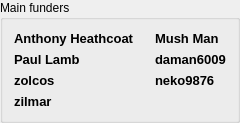
       <widget class="QGroupBox" name="groupBox_2">
        <property name="sizePolicy">
         <sizepolicy hsizetype="Expanding" vsizetype="Preferred">
          <horstretch>0</horstretch>
          <verstretch>0</verstretch>
         </sizepolicy>
        </property>
        <property name="title">
         <string>Main funders</string>
        </property>
        <layout class="QGridLayout" name="gridLayout_2">
         <property name="horizontalSpacing">
          <number>20</number>
         </property>
         <item row="0" column="0">
          <widget class="QLabel" name="label_5">
           <property name="sizePolicy">
            <sizepolicy hsizetype="Minimum" vsizetype="Preferred">
             <horstretch>0</horstretch>
             <verstretch>0</verstretch>
            </sizepolicy>
           </property>
           <property name="font">
            <font>
             <pointsize>10</pointsize>
             <weight>75</weight>
             <bold>true</bold>
            </font>
           </property>
           <property name="text">
            <string>Anthony Heathcoat</string>
           </property>
          </widget>
         </item>
         <item row="1" column="0">
          <widget class="QLabel" name="label_7">
           <property name="sizePolicy">
            <sizepolicy hsizetype="Minimum" vsizetype="Preferred">
             <horstretch>0</horstretch>
             <verstretch>0</verstretch>
            </sizepolicy>
           </property>
           <property name="font">
            <font>
             <pointsize>10</pointsize>
             <weight>75</weight>
             <bold>true</bold>
            </font>
           </property>
           <property name="text">
            <string>Paul Lamb</string>
           </property>
          </widget>
         </item>
         <item row="1" column="1">
          <widget class="QLabel" name="label_8">
           <property name="font">
            <font>
             <pointsize>10</pointsize>
             <weight>75</weight>
             <bold>true</bold>
            </font>
           </property>
           <property name="text">
            <string>daman6009</string>
           </property>
          </widget>
         </item>
         <item row="0" column="1">
          <widget class="QLabel" name="label_6">
           <property name="font">
            <font>
             <pointsize>10</pointsize>
             <weight>75</weight>
             <bold>true</bold>
            </font>
           </property>
           <property name="text">
            <string>Mush Man</string>
           </property>
          </widget>
         </item>
         <item row="2" column="0">
          <widget class="QLabel" name="label_9">
           <property name="sizePolicy">
            <sizepolicy hsizetype="Minimum" vsizetype="Preferred">
             <horstretch>0</horstretch>
             <verstretch>0</verstretch>
            </sizepolicy>
           </property>
           <property name="font">
            <font>
             <pointsize>10</pointsize>
             <weight>75</weight>
             <bold>true</bold>
            </font>
           </property>
           <property name="text">
            <string>zolcos</string>
           </property>
          </widget>
         </item>
         <item row="3" column="0">
          <widget class="QLabel" name="label_11">
           <property name="sizePolicy">
            <sizepolicy hsizetype="Minimum" vsizetype="Preferred">
             <horstretch>0</horstretch>
             <verstretch>0</verstretch>
            </sizepolicy>
           </property>
           <property name="font">
            <font>
             <pointsize>10</pointsize>
             <weight>75</weight>
             <bold>true</bold>
            </font>
           </property>
           <property name="text">
            <string>zilmar</string>
           </property>
          </widget>
         </item>
         <item row="2" column="1">
          <widget class="QLabel" name="label_10">
           <property name="font">
            <font>
             <pointsize>10</pointsize>
             <weight>75</weight>
             <bold>true</bold>
            </font>
           </property>
           <property name="text">
            <string>neko9876</string>
           </property>
          </widget>
         </item>
        </layout>
       </widget>
